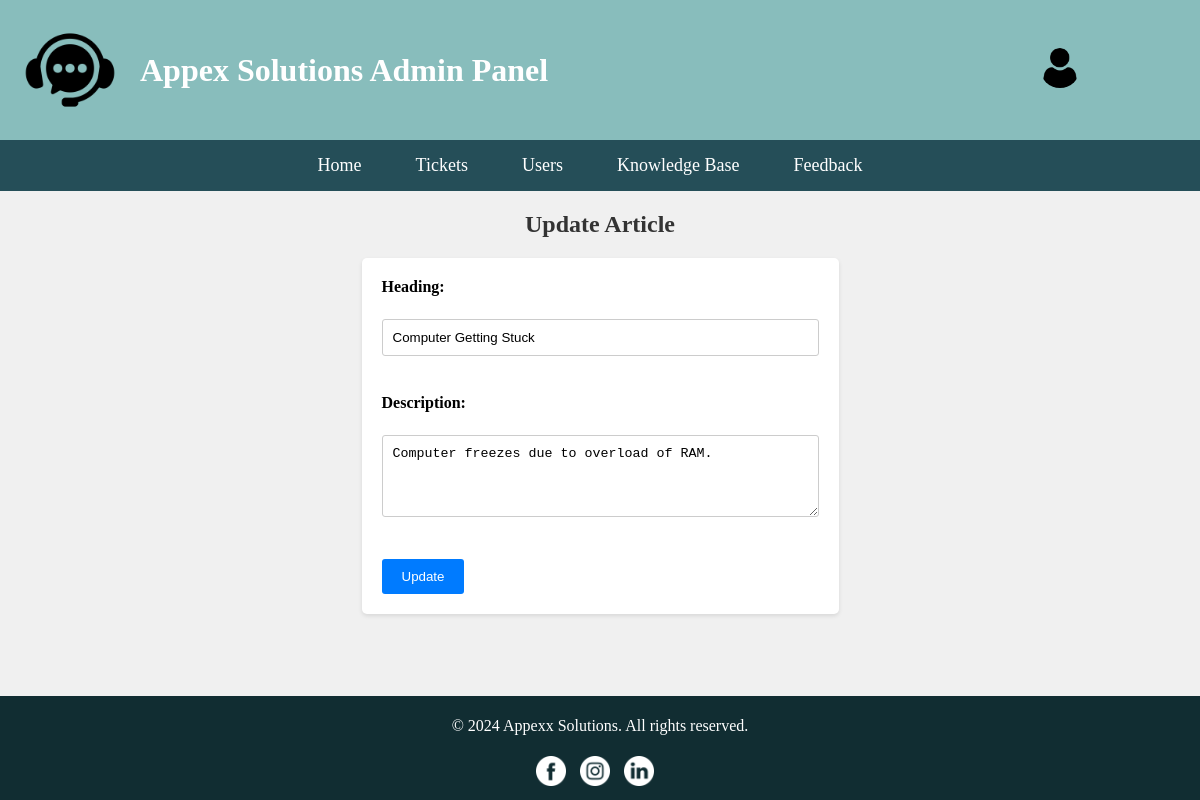
/php/update_article.php?id=1 (signed in), run on the app's committed database.
### tables this page shows
CREATE TABLE `articles` (
  `articleID` int(10) NOT NULL,
  `heading` varchar(50) NOT NULL,
  `description` varchar(255) NOT NULL
);

### php/update_article.php (the view, shortened to what this page needs)
<?php
$servername = "localhost";
$username = "root";
$password = "";
$dbname = "web_test";
if(isset($_GET['id'])) {
    $articleID = $_GET['id'];
    $conn = new mysqli($servername, $username, $password, $dbname);
    $sql = "SELECT * FROM articles WHERE articleID = $articleID";
    $result = $conn->query($sql);
    if ($result->num_rows > 0) {
        $row = $result->fetch_assoc();
        $heading = $row['heading'];
        $description = $row['description'];
    } else {
        echo "Article not found.";
        exit;
    }
} else {
    echo "Article ID not provided.";
    exit;
}
?>
<!DOCTYPE html>
<html lang="en">
<head>
    <link href="../css/header+footer.css" rel="stylesheet" type="text/css">
</head>
<body>
  <header>
      <div class="logo-container">
        <img src="../resources/logo.png" alt="Company Logo" />
        <div class="title-container">
          <h1>Appex Solutions Admin Panel</h1>
        </div>
      </div>
<div class="profile-icon-container">
    <img src="../resources/user.png" alt="Profile Icon" />
</div>
    </header>
    <nav>
      <a href="../html/admin_home.html">Home</a>
      <div class="dropdown">
        <a href="../php/view_ticket.php">Tickets</a>
      </div>
      <div class="dropdown">
        <a href="../php/view_user.php">Users</a>
      </div>
      <a href="../html/article.html">Knowledge Base</a>
      <a href="../php/view_feedback.php">Feedback</a>
    </nav>
<h2>Update Article</h2>
<form action="../php/update_article_process.php" method="POST">
    <label for="heading">Heading:</label><br>
    <input type="text" id="heading" name="heading" value="<?php echo $heading; ?>"><br><br>
    <label for="description">Description:</label><br>
    <textarea id="description" name="description" rows="4" cols="50"><?php echo $description; ?></textarea><br><br>
    <input type="submit" name="update" value="Update">
</form><br>
<footer>
      <p>© 2024 Appexx Solutions. All rights reserved.</p>
      <div class="social-media-icons">
        <div class="icon-container">
          <a href="https://www.facebook.com/yourpage"
            ><img src="../resources/facebook.png" alt="Facebook"
          /></a>
          <a href="https://www.instagram.com/yourpage"
            ><img src="../resources/instagram.png" alt="Instagram"
          /></a>
          <a href="https://www.linkedin.com/yourpage"
            ><img src="../resources/linkedin.png" alt="LinkedIn"
          /></a>
        </div>
      </div>
    </footer>
</body>
</html>

### css/header+footer.css (style rules this page uses)
body { display: flex; flex-direction: column; min-height: 100vh; margin: 0; padding: 0; font-family: Robo; background-color: #f0f0f0; }
header { background-color: #88bdbc; color: #ffffff; padding: 20px; display: flex; justify-content: space-between; align-items: center; }
.logo-container { display: flex; align-items: center; }
.logo-container img { max-width: 100px; height: auto; margin-right: 20px; }
.title-container h1 { margin: 0; }
.profile-icon-container img { max-width: 40px; height: auto; }
nav { background-color: #254e58; padding: 15px 0; text-align: center; }
nav a { color: #ffffff; text-decoration: none; margin-right: 20px; font-size: 18px; transition: color 0.2s ease, text-decoration 0.2s ease; transition-delay: 0.1s; padding: 15px; }
.dropdown { position: relative; display: inline-block; }
footer { margin-top: auto; background-color: #112d32; color: #ffffff; text-align: center; padding: 5px; }
.social-media-icons { display: flex; justify-content: center; padding: 5px; }
.social-media-icons a img { filter: invert(1); max-width: 30px; margin-right: 10px; transition: transform 0.3s ease; }
.profile-icon-container { position: relative; margin-right: 100px; display: inline-block; }
.profile-icon-container img { width: 40px; height: 40px; border-radius: 50%; cursor: pointer; }

### php/update_article.php (style rules this page uses)
h2 { color: #333; text-align: center; }
form { background-color: #fff; padding: 20px; border-radius: 5px; box-shadow: 0px 2px 4px rgba(0, 0, 0, 0.1); max-width: 500px; margin: 0 auto; }
label { font-weight: bold; margin-bottom: 5px; display: block; }
input[type="text"], textarea { width: 100%; padding: 10px; margin-bottom: 20px; border: 1px solid #ccc; border-radius: 3px; box-sizing: border-box; }
input[type="submit"] { background-color: #007bff; color: #fff; padding: 10px 20px; border: none; border-radius: 3px; cursor: pointer; }

### data on the page
articles: heading "Computer Getting Stuck", description "Computer freezes due to overload of RAM."
